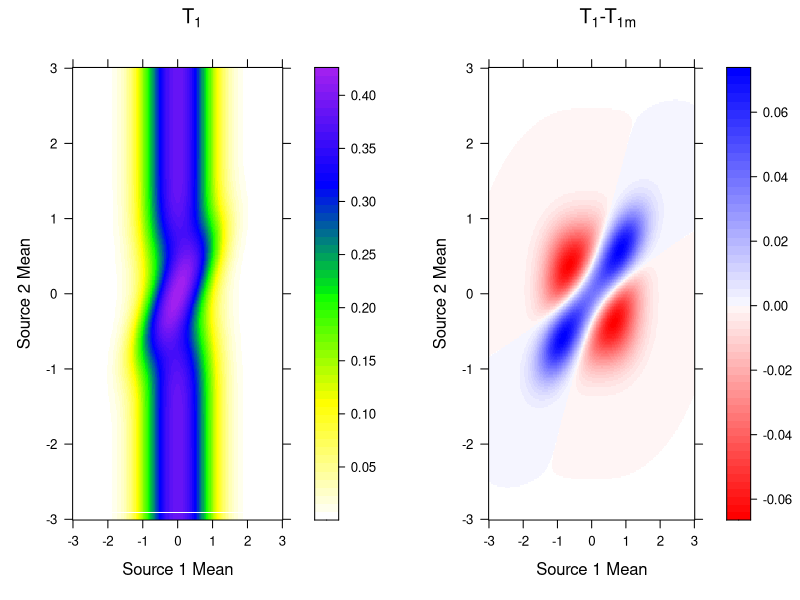

Here is the R script that generated this plot:


library(lattice)
root <- "C:/Users/roland/Documents/iMEM Manuscript Data and Code/"
export <- T

###################################################################################################

###### DEFINE SOME FUNCTIONS TO QUIKCLY CACLULATE IMEM SIMILARITY SCORES #######

onesrcwt <- function( primvals, supp1vals)
{
	#######################################################################################
	#  Function to quickly calculate similarity score in the presence of only one supplementary source
  # 
	#  Source values specified as c(mean,v), where v is sd/n for that source
	#######################################################################################
	
	# primvals <- c(2,4/20)
	# supp1vals <- c(2,4/20)
	
	m <- primvals[1]; v <- primvals[2]
	m1 <- supp1vals[1]; v1 <- supp1vals[2]
	
	# marginal models
	p0 <- (2*pi)/sqrt(1/(v*v1))
	p1 <- (sqrt(2*pi)/sqrt(1/v + 1/v1))*exp(-0.5*((m-m1)^2/(v+v1)) )
	
	# inclusion weight for source 1
	return( p1/(p0+p1) )
}


twosrcwt_v2 <- function( supp2vals, primvals, supp1vals)
{
  #######################################################################################
  #  Function to quickly calculate similarity for Source 1  in the presence of two supplemetnary sources
  # 
  #  Source values specified as c(mean,v), where v is sd/n for that source
  #######################################################################################
  
  m <- primvals[1]; v <- primvals[2]
	m1 <- supp1vals[1]; v1 <- supp1vals[2]
	m2 <- supp2vals[1]; v2 <- supp2vals[2]
	
	# marginal models
	p0 <- (sqrt(2*pi)^3)/sqrt( 1/(v*v1*v2))
	p1 <- ((2*pi)/sqrt( (1/v + 1/v1)*(1/v2) )) * exp(-0.5*((m-m1)^2/(v+v1)) )
	p2 <- ((2*pi)/sqrt( (1/v + 1/v2)*(1/v1) )) * exp(-0.5*((m-m2)^2/(v+v2)) )
	p12 <- (sqrt(2*pi)/sqrt(1/v + 1/v1 + 1/v2)) * exp(-0.5*( ((m-m1)^2/(v+v1+v*v1*(1/v2))) + ((m-m2)^2/(v+v2+v*v2*(1/v1))) + ((m1-m2)^2/(v2+v1+v2*v1*(1/v))) ) )
	
	# inclusion weight for source 1
	return( (p1+p12)/ (p0+p1+p2+p12) )
}



###################################################################################################
###################################################################################################
###################################################################################################
###################################################################################################
###################################################################################################

##### Setting the values and grids of values for primary source and two supplementary sources ####
pmean <- 0
s2ms <- s1ms <- seq( pmean - 3, pmean + 3, length.out=300)

pldf <- expand.grid(s1ms=s1ms,s2ms=s2ms)
pldf$s1wt <- NA

# calculate weights in presence of Source 2
for(i in 1:nrow(pldf))
{
  primvals <- c(pmean,0.2)
  s1vals <- c(pldf$s1ms[i],0.2)
  s2vals <- c(pldf$s2ms[i],0.01)
  
  pldf$s1wt[i] <- twosrcwt_v2(supp2vals=s2vals,primvals=primvals,supp1vals=s1vals)
}


# calculate marginal weights, and merge into joint weights dataframe
s1df <- data.frame(s1ms=s1ms,s1mwts=NA)
for(i in 1:nrow(s1df)) { s1df$s1mwts[i] <- onesrcwt(primvals=c(pmean,0.2),supp1vals=c(s1df$s1ms[i],0.2))}
pldf <- merge(pldf,s1df,by="s1ms",all.x=T)

pldf$wt_diff <- pldf$s1wt-pldf$s1mwts
pldf$jw_gt_mw <- 1*(pldf$wt_diff > 0)



##############################################################################

##### GENERATE THE HEATMAPS ###############


if(export) { pdf( paste0(root,"Paper Graphics/Inclusion Weights by Means_v2.pdf"),height=7,width=13) }

# Plotting raw joint weights
mn <- min(pldf$s1wt); mx <- max(pldf$s1wt)
col.l <- colorRampPalette(c('white','yellow','green', 'blue','purple'))
ncols <- (14*4)+1

colorBreaks1 <- seq(mn,mx,length.out=ncols)  
trellis.par.set(regions=list(col=col.l(ncols)))
p1 <- 					
  levelplot( s1wt ~ s1ms + s2ms, data=pldf , xlab="Source 1 Mean", ylab="Source 2 Mean",
             main=expression(paste("T"["1"])),
             scales=list(x=list(at=-3:3), y=list(at=-3:3 )),
             at=colorBreaks1,				
             panel=function(...) {
               arg <- list(...)
               panel.levelplot(...)
             })

# print(p)

print(p1, position=c(0, 0, 0.48, 1), more=TRUE)


# Plotting joint weights minus marginal weights
mn <- min(pldf$wt_diff); mx <- max(pldf$wt_diff)
col.l <- colorRampPalette(c('red','white','blue'))
ncols <- (14*4)+1
tol <- 1e-7   

colorBreaks1 <- c( seq(mn - 0.001, 0 - tol,length.out = (ncols+1)/2 ), # adding a small buffer on end      
                   seq(0 + tol, mx + 0.001,length.out = (ncols+1)/2))  

# pdf( paste0(root,"graphics/Inclusion Weights by Means_v1.pdf"))
trellis.par.set(regions=list(col=col.l(ncols)))
p2 <- 					
  levelplot( wt_diff ~ s1ms + s2ms, data=pldf , xlab="Source 1 Mean", ylab="Source 2 Mean",
             main= expression(paste("T"["1"],"-T"["1m"]) ),
             scales=list(x=list(at=-3:3), y=list(at=-3:3 )),
             at=colorBreaks1,				
             panel=function(...) {
               arg <- list(...)
               panel.levelplot(...)
             })

# print(p)
print(p2, position=c(0.52, 0, 1, 1))

if(export){ dev.off() }

